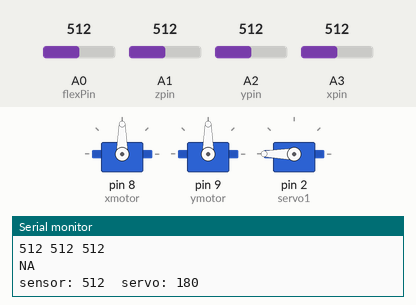
The sketch below on a simulated Arduino Uno, built with avr-gcc and run on an emulated ATmega328P. On the bench: 3 × servo, the last lines printed to the serial monitor. Inputs (shaded band) come from the test bench; at power-on: A0 (flexPin) = 512, A1 (zpin) = 512, A2 (ypin) = 512, A3 (xpin) = 512.

Above: at 1.2 s.
1.3 s: A0 (flexPin) set to 992
At 2.5 s:
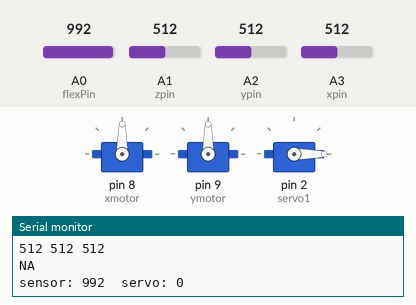
2.8 s: A0 (flexPin) set to 716
At 3.9 s:
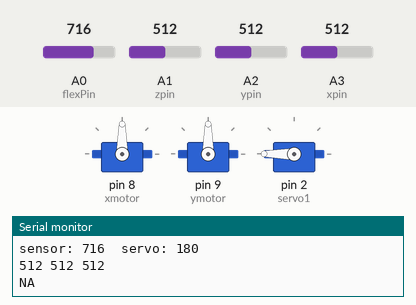
Timing chart, 0 to 5.8 s (numbered marks = the images above; inputs shaded):
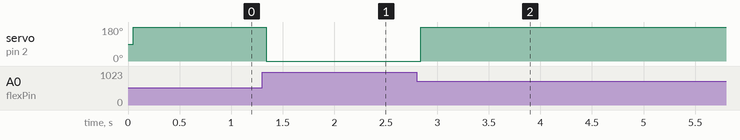

The sketch:

MERGED.ino
```cpp
#include <Servo.h>
Servo motor1;
Servo motor2;
Servo servo1;
const int xpin = A3;
const int ypin = A2;
const int zpin = A1;
const int xmotor = 8;
const int ymotor = 9;
const int flexPin = A0;

int x,y,z;
void setup()
{
  motor1.attach(xmotor);
  motor2.attach(ymotor);
  servo1.attach(2);
  Serial.begin(9600);
}
  void xmot(int pos)
{
  Serial.println(pos);
  motor1.write(pos);
  return;
}
  void ymot(int pos)
{
  Serial.println(pos);
  motor2.write(pos);
  return;
}
void pos(int x,int y)
{
  Serial.println("NA");
  if ((x <= 345 && x >= 305) && (y <=286 && y >= 246))
  {
    Serial.println("RIGHT");
   int pos1 = motor1.read();
   pos1=pos1-3;
     xmot(pos1);
     return;
    }
    else if ((x <= 348 && x >= 308) &&( y <=422 && y >= 388))
    {
    Serial.println("LEFT");
    int pos2 = motor1.read();
    pos2=pos2+3;
    xmot(pos2);
    return;
  }
  else if ((x <= 285 && x >= 245 )&& (y <=353 && y >= 313))
  {
    Serial.println("UP");
    int pos3 = motor2.read();
    pos3=pos3+3;
     ymot(pos3);
     return;
  }
  else if ((x <= 415 && x >= 375) &&( y <= 352 && y >= 312))
  {
    Serial.println("DOWN");
     int pos4 = motor2.read();
     pos4=pos4-3;
     ymot(pos4);
     return;
  }
  else if ((x <= 345 && x >= 305) && (y <=286 && y >= 246))
  {
    Serial.println("default");
     xmot(90);
     ymot(90);
     return;
  }
}
void loop()
{
  x=analogRead(xpin);
  y=analogRead(ypin);
  z=analogRead(zpin);
  Serial.print(x);
  Serial.print(' ');
  Serial.print(y);
  Serial.print(' ');
  Serial.print(z);
  Serial.println();
  pos(x,y);
  delay(50);
  int flexPosition;
  int servoPosition;
  flexPosition = analogRead(flexPin);
  servoPosition = map(flexPosition, 900, 950, 90, 0);
  servoPosition = constrain(servoPosition, 0, 180);
  servo1.write(servoPosition);
  Serial.print("sensor: ");
  Serial.print(flexPosition);
  Serial.print("  servo: ");
  Serial.println(servoPosition);
  delay(20);
}
```

Measured:
- after the input at 1.3 s, servo on pin 2 (servo1): 180° → 0° at once
- after the input at 2.8 s, servo on pin 2 (servo1): 0° → 180° at once
